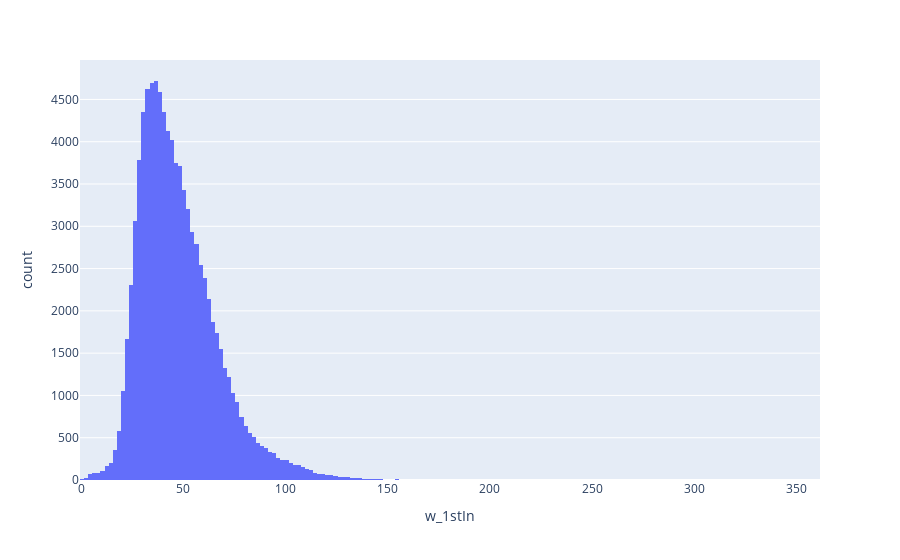

Notebook source saved alongside this figure:
### Code cell
px.histogram(matches, x='w_1stIn', nbins=200)

### Figure 1 — Plotly figure (JSON) as saved in the notebook; plotly's stock layout.template omitted (floating-point values rounded to 4 significant figures; data arrays with more than 128 entries replaced by an {"elided": "..."} marker saying what was removed)
{"data": [{"alignmentgroup": "True", "bingroup": "x", "hovertemplate": "w_1stIn=%{x}<br>count=%{y}<extra></extra>", "legendgroup": "", "marker": {"color": "#636efa", "pattern": {"shape": ""}}, "name": "", "nbinsx": 200, "offsetgroup": "", "orientation": "v", "showlegend": false, "type": "histogram", "x": {"elided": "188161 int values"}, "xaxis": "x", "yaxis": "y"}], "layout": {"barmode": "relative", "legend": {"tracegroupgap": 0}, "margin": {"t": 60}, "xaxis": {"anchor": "y", "domain": [0, 1], "title": {"text": "w_1stIn"}}, "yaxis": {"anchor": "x", "domain": [0, 1], "title": {"text": "count"}}}}
